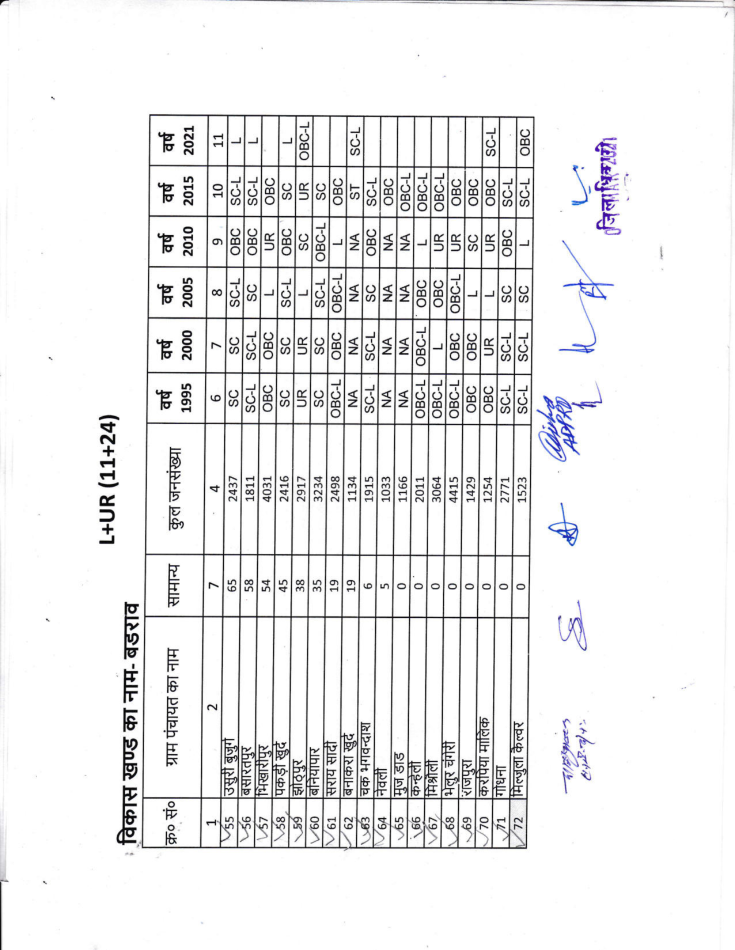
#> input picture data/source_search/early_heads/review/up_mau_badraon_p12.png, 1469 x 1900 px (shown at 1/2 size)
$ python -i extract_results.py   (imports and definitions only)
#> lines starting #> are read from the running program, lines starting #| are printed output that depends on the picture; after the words box and inside, x2 and y2 are one past the last pixel; in counts of white or black regions, pixels touching at a corner belong together
### src/local_reservations/paths.py
"""Where the repository is, worked out once.

Forty-two modules each computed this for themselves, as
``pathlib.Path(__file__).resolve().parent.parent`` or ``.parent.parent.parent``
depending on how deep they sat. That is duplication with teeth: the count is a
silent assertion about directory depth, so moving a file two levels changes
where it thinks ``data/`` is, and nothing fails loudly - it just resolves to a
directory that does not exist, or worse, one that does.

Found by walking up for the marker rather than by counting, so it survives the
next move as well as this one.

An installed wheel contains code, not the corpus. LOCAL_RESERVATIONS_ROOT may
point to a separate checkout. An invalid explicit root never falls back to a
different repository.
"""

import os
import pathlib
import tomllib

_MARKERS = ("pyproject.toml", "data")


def _is_repository(directory):
    project_file = directory / "pyproject.toml"
    if not project_file.is_file() or not (directory / "data").is_dir():
        return False
    try:
        project = tomllib.loads(project_file.read_text(encoding="utf-8"))
    except (OSError, tomllib.TOMLDecodeError):
        return False
    return project.get("project", {}).get("name") == "local-reservations"


def _find_root(start):
    for directory in [start, *start.parents]:
        if _is_repository(directory):
            return directory
    raise RuntimeError(
        f"no repository root above {start}: looked for {_MARKERS}; "
        "set LOCAL_RESERVATIONS_ROOT to a local-reservations checkout"
    )


def _resolve_root(start):
    configured = os.environ.get("LOCAL_RESERVATIONS_ROOT")
    if configured is not None:
        root = pathlib.Path(configured).expanduser().resolve()
        if not configured.strip() or not _is_repository(root):
            raise RuntimeError(
                "LOCAL_RESERVATIONS_ROOT must name a local-reservations checkout "
                "with pyproject.toml and a data directory"
            )
        return root
    return _find_root(start)


ROOT = _resolve_root(pathlib.Path(__file__).resolve())
DATA = ROOT / "data"

### src/local_elections/common/runlog.py
"""Structured event logging for repository commands.

Command reports remain on stdout for people to read. Operational events go to
stderr as JSON Lines so a long harvest or OCR run can be monitored, searched,
and resumed without scraping prose. The implementation uses the standard
library logging API and its documented ``extra`` fields.
"""

import functools
import json
import logging
import os
import sys
import time
from datetime import UTC, datetime

LOGGER_NAME = "local_elections"
LOG_LEVEL_ENV = "LOCAL_ELECTIONS_LOG_LEVEL"
LOG_FORMAT_ENV = "LOCAL_ELECTIONS_LOG_FORMAT"

_STANDARD_FIELDS = {
    "args",
    "asctime",
    "created",
    "exc_info",
    "exc_text",
    "filename",
    "funcName",
    "levelname",
    "levelno",
    "lineno",
    "message",
    "module",
    "msecs",
    "msg",
    "name",
    "pathname",
    "process",
    "processName",
    "relativeCreated",
    "stack_info",
    "taskName",
    "thread",
    "threadName",
}


class JsonFormatter(logging.Formatter):
    """Render one LogRecord as one stable JSON object."""

    # [20 lines left out: function format, not called in this run]


class _PackageHandler(logging.StreamHandler):
    """Identify the handler this module owns without mutating Logger."""


# [17 lines left out: function configure, not called in this run]


def get_logger(module_name):
    """Return the package logger for a module, including ``python -m`` runs."""
    if module_name == "__main__":
        spec = getattr(sys.modules.get("__main__"), "__spec__", None)
        module_name = getattr(spec, "name", None) or module_name
    if not module_name.startswith(f"{LOGGER_NAME}."):
        module_name = f"{LOGGER_NAME}.command.{module_name}"
    return logging.getLogger(module_name)


def command(phase, **context):
    """Log the lifecycle of a command-line ``main`` function."""

    def decorate(function):
        module_name = function.__module__
        if module_name == "__main__":
            spec = getattr(sys.modules.get("__main__"), "__spec__", None)
            module_name = getattr(spec, "name", None) or module_name
        logger = get_logger(module_name)

        # [34 lines left out: function wrapped, not called in this run]

        return wrapped

    return decorate

### src/local_reservations/states/wb/extract_results.py
"""Cache image-based cells for every page of Alipurduar's 2018 results.

The embedded OCR is corrupt on the pilot source. Render the original, detect
its ruling, and retain cell geometry plus three Tesseract readings. This module
extracts evidence; parse_results decides which cells form election records.
"""

import argparse
import csv
import hashlib
import io
import itertools
import json
import subprocess
import tempfile
from concurrent.futures import ThreadPoolExecutor
from pathlib import Path

from PIL import Image

from local_reservations.common.ocr_engine import page_count
from local_reservations.common.runlog import command
from local_reservations.paths import ROOT

# [1 line that did not run here, left out]
# [1 line that did not run here, left out]
VERSION = 3


def groups(values, gap=8):
    clustered = []
    for value in values:
        value = int(value)
        if not clustered or value - clustered[-1][-1] > gap:
            clustered.append([value])
        else:
            clustered[-1].append(value)
    return [round(sum(items) / len(items)) for items in clustered]


# [21 lines left out: function deskew, not called in this run]


def ruling(gray):
    import cv2
    import numpy as np

    binary = cv2.adaptiveThreshold(
        gray, 255, cv2.ADAPTIVE_THRESH_MEAN_C, cv2.THRESH_BINARY_INV, 51, 10
    )
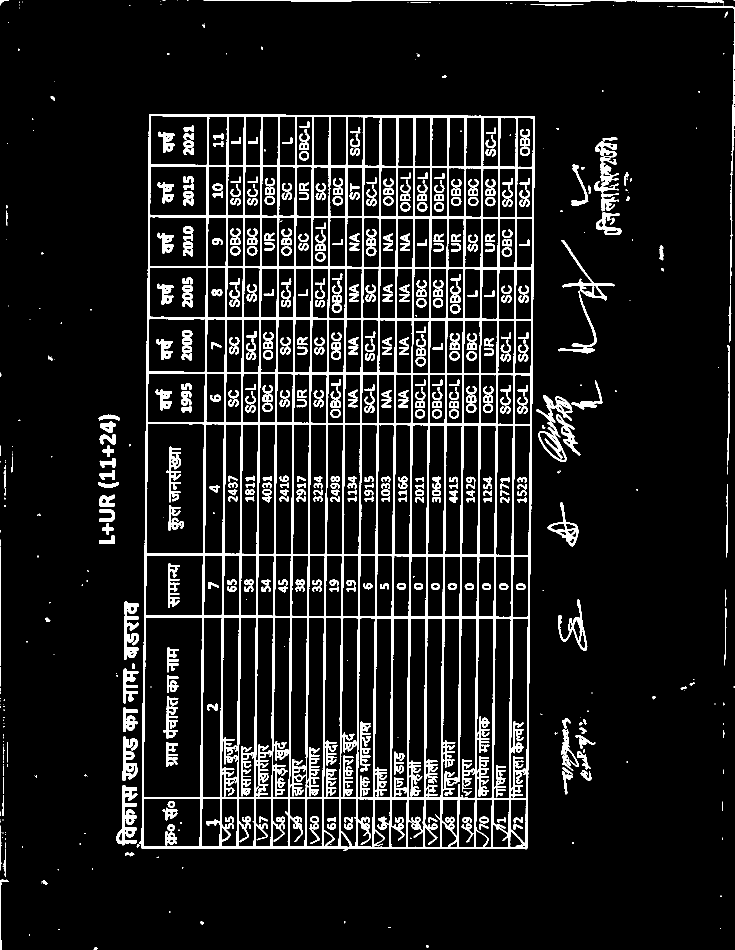
#> binary: shape (1900, 1469) (shown at 1/2 size); 9.9% white; 721 white regions (189 under 20 px), largest, box (x1, y1, x2, y2) and area: (278, 228, 1070, 1702) 164763, (1073, 790, 1145, 924) 2566, (233, 1570, 275, 1691) 2191
    horizontal = cv2.morphologyEx(binary, cv2.MORPH_OPEN, np.ones((1, 60), np.uint8))
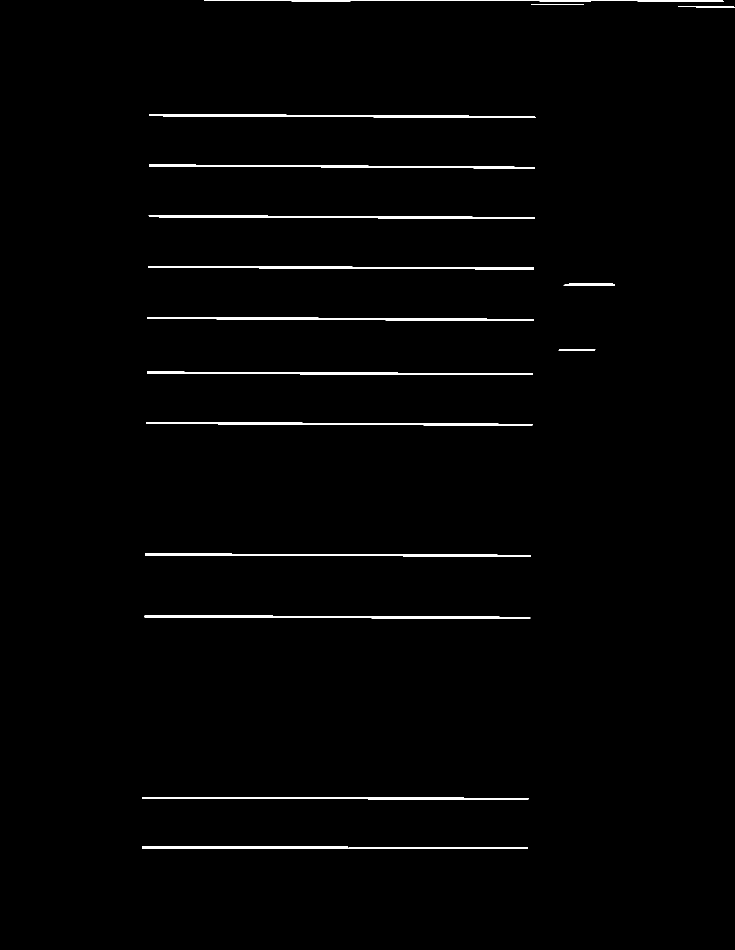
#> horizontal: shape (1900, 1469) (shown at 1/2 size); 1.3% white; 16 white regions, largest, box (x1, y1, x2, y2) and area: (295, 634, 1067, 642) 3152, (289, 1231, 1061, 1238) 3146, (299, 228, 1071, 236) 3138
    vertical = cv2.morphologyEx(binary, cv2.MORPH_OPEN, np.ones((60, 1), np.uint8))
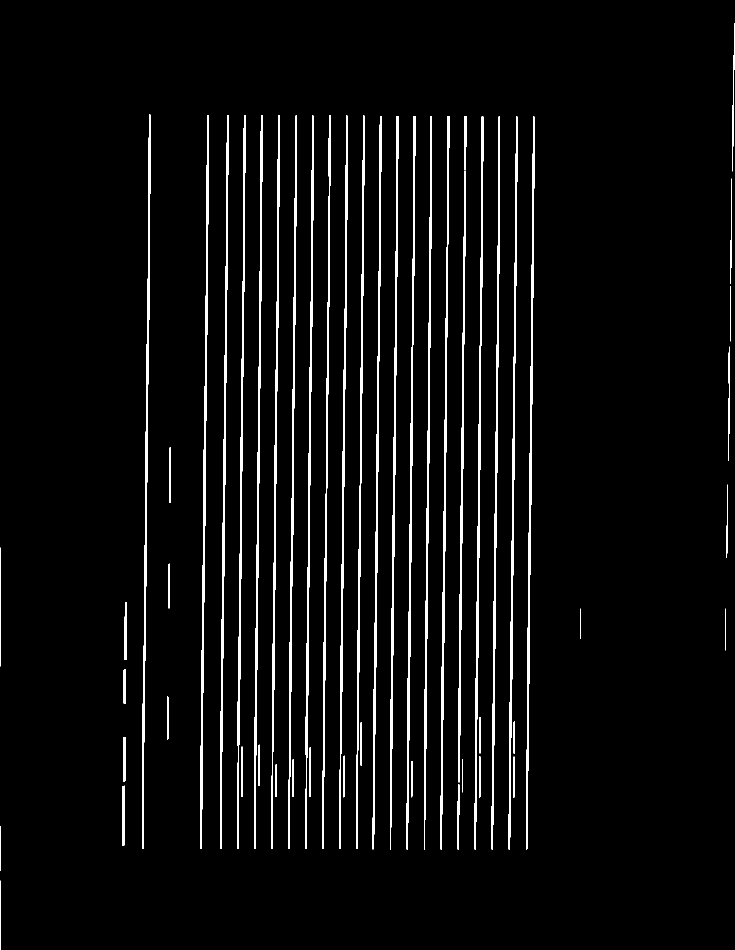
#> vertical: shape (1900, 1469) (shown at 1/2 size); 4.3% white; 53 white regions
    contours, _ = cv2.findContours(
        cv2.dilate(horizontal | vertical, np.ones((5, 5), np.uint8)),
        cv2.RETR_EXTERNAL,
        cv2.CHAIN_APPROX_SIMPLE,
    )
#> contours = 19 contours; largest, box (x1, y1, x2, y2) and area: (282, 226, 1073, 1702) 1139656, (406, 0, 1450, 6) 3254, (1458, 355, 1466, 685) 1445, (1454, 691, 1461, 924) 1168, (1462, 45, 1469, 345) 1163
    choices = []
    for contour in contours:
        x, y, width, height = cv2.boundingRect(contour)
        if width < gray.shape[1] * 0.35 or height < 150:
            continue
        xs = groups(
            np.where((vertical[y : y + height] > 0).sum(axis=0) > height * 0.25)[0]
        )
        xs = [v for v in xs if x <= v <= x + width]
        if len(xs) >= 5:
            choices.append((width * height, x, y, width, height, xs))
#> this loop made 19 passes
#> (x, y, width, height) on passes 1, 3, 4, 5, 8, 10, 11, 12, 13, 14, 15, 16: (0, 1759, 4, 141), (243, 1569, 9, 125), (244, 1472, 9, 93), (245, 1336, 9, 74), (247, 1202, 9, 120), (1451, 967, 6, 151), (1115, 696, 78, 8), (1454, 691, 7, 233), (1125, 565, 107, 8), (1458, 355, 8, 330), (282, 226, 791, 1476), (1462, 45, 7, 300)
#> (contour, x, y, width, height) on passes 2, 6, 7, 9: ([[0, 1650], [0, 1743], [2, 1743], [2, 1650]], 0, 1650, 3, 94), ([[1449, 1215], [1449, 1302], [1453, 1302], [1453, 1215]], 1449, 1215, 5, 88), ([[1159, 1215], [1159, 1279], [1163, 1279], [1163, 1215]], 1159, 1215, 5, 65), ([[0, 1093], [0, 1334], [2, 1334], [2, 1093]], 0, 1093, 3, 242)
#> after the loop, choices = [(1167516, 282, 226, 791, 1476, [295, 407, 447, 484, 518, 553, 585, 620, 647, 658, 688, 721, 748, 759, 791, 822, 856, 889, 926, 960, 991, 1028, 1060])]
    if not choices:
        return [], [], gray
    _, _, y, _, height, xs = max(choices)
#> y = 226; height = 1476
    long_rows = groups(np.where((horizontal > 0).sum(axis=1) > gray.shape[1] * 0.5)[0])
#> the loop in groups (call 2), `for value in values:` made 12 passes
#> value on passes 1 to 12: 0, 232, 434, 535, 747, 1110, 1234, 1596, 1597, 1694, 1695, 1696
#> long_rows = [0, 232, 434, 535, 747, 1110, 1234, 1596, 1695]
    if len(long_rows) >= 3:
        # A scanner frame can join the table contour and inflate its height.
        # Measure vertical support only over the ruled table itself, allowing
        # slight horizontal drift in scanned vertical rules.
        y, bottom = min(long_rows), max(long_rows)
#> y = 0; bottom = 1695
        height = bottom - y + 1
#> height = 1696
        supported = cv2.dilate(vertical[y : y + height], np.ones((1, 11), np.uint8))
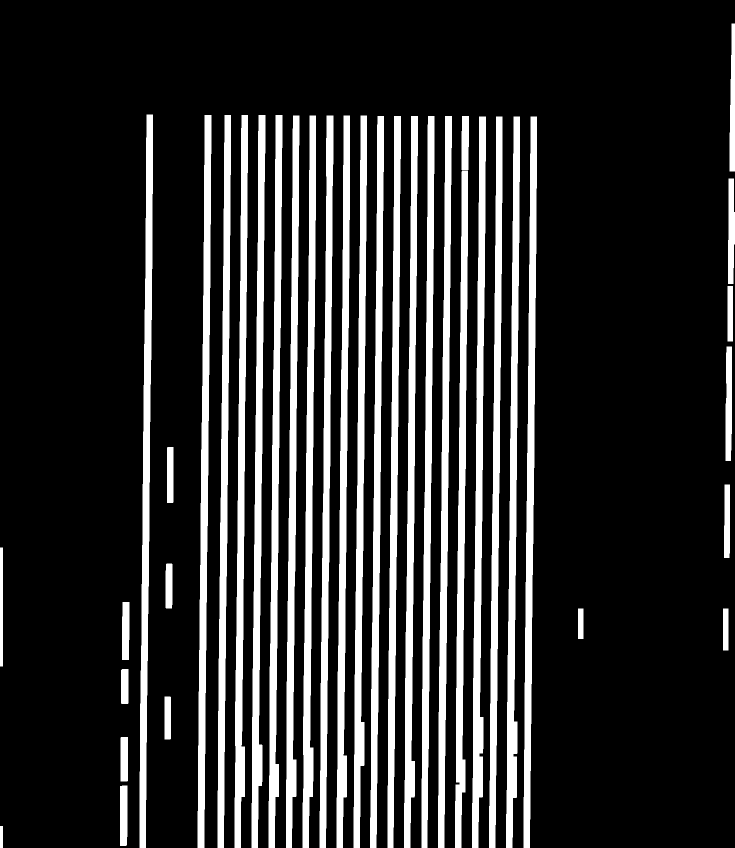
#> supported: shape (1696, 1469) (shown at 1/2 size); 18% white; 38 white regions, largest, box (x1, y1, x2, y2) and area: (944, 233, 972, 1696) 21175, (1012, 233, 1040, 1696) 20990, (503, 230, 531, 1696) 20671
        xs = groups(np.where((supported > 0).sum(axis=0) > height * 0.25)[0])
#> xs = [292, 409, 448, 482, 516, 551, 584, 618, 652, 687, 720, 754, 788, 821, 856, 889, 924, 958, 992, 1026, 1060, 1460]
    columns = []
    for left, right in itertools.pairwise(xs):
        inner = horizontal[y : y + height, left + 8 : right - 8] > 0
        ys = groups(np.where(inner.sum(axis=1) > inner.shape[1] * 0.55)[0] + y)
        columns.append(ys)
#> this loop made 21 passes
#> (left, right) on passes 2 to 13: (409, 448), (448, 482), (482, 516), (516, 551), (551, 584), (584, 618), (618, 652), (652, 687), (687, 720), (720, 754), (754, 788), (788, 821)
#> (left, right, ys) on passes 1, 21: (292, 409, [230, 330, 432, 534, 636, 745, 846, 1108, 1232, 1596, 1694]), (1060, 1460, [1])
#> pass 1, in ruling, `inner = horizontal[y : y + height, left + 8 : right - 8] > 0`:
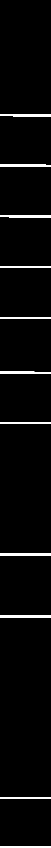
#> inner: shape (1696, 101) bool (shown at 1/2 size); 2.6% white; 11 white regions, largest, box (x1, y1, x2, y2) and area: (0, 430, 101, 435) 477, (0, 228, 101, 233) 469, (0, 743, 101, 748) 450
#> after the loop, columns = 21 items
    clean = gray.copy()
    clean[cv2.dilate(horizontal | vertical, np.ones((3, 3), np.uint8)) > 0] = 255
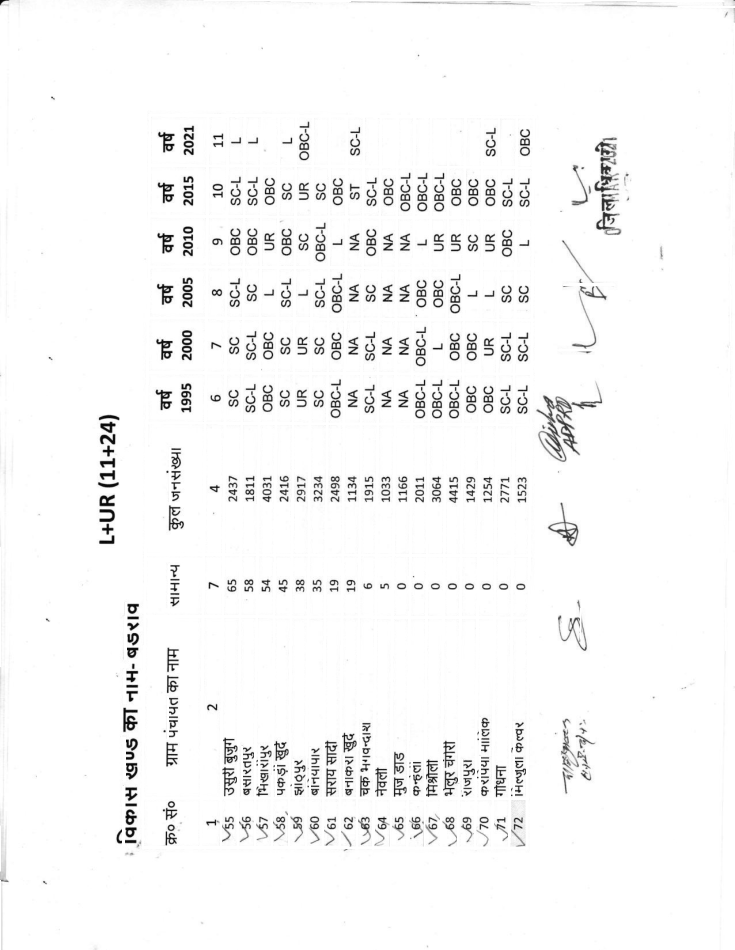
#> clean: shape (1900, 1469) (shown at 1/2 size); min 0, max 255, mean 246.9
    return xs, columns, clean


# [370 lines left out: functions read_words, repair_tsv, cell_text, extract, main, not called in this run]


# [2 lines not run here, left out]

>>> import cv2
>>> picture = cv2.imread('../../../../data/source_search/early_heads/review/up_mau_badraon_p12.png', cv2.IMREAD_GRAYSCALE)
>>> result = ruling(picture)
